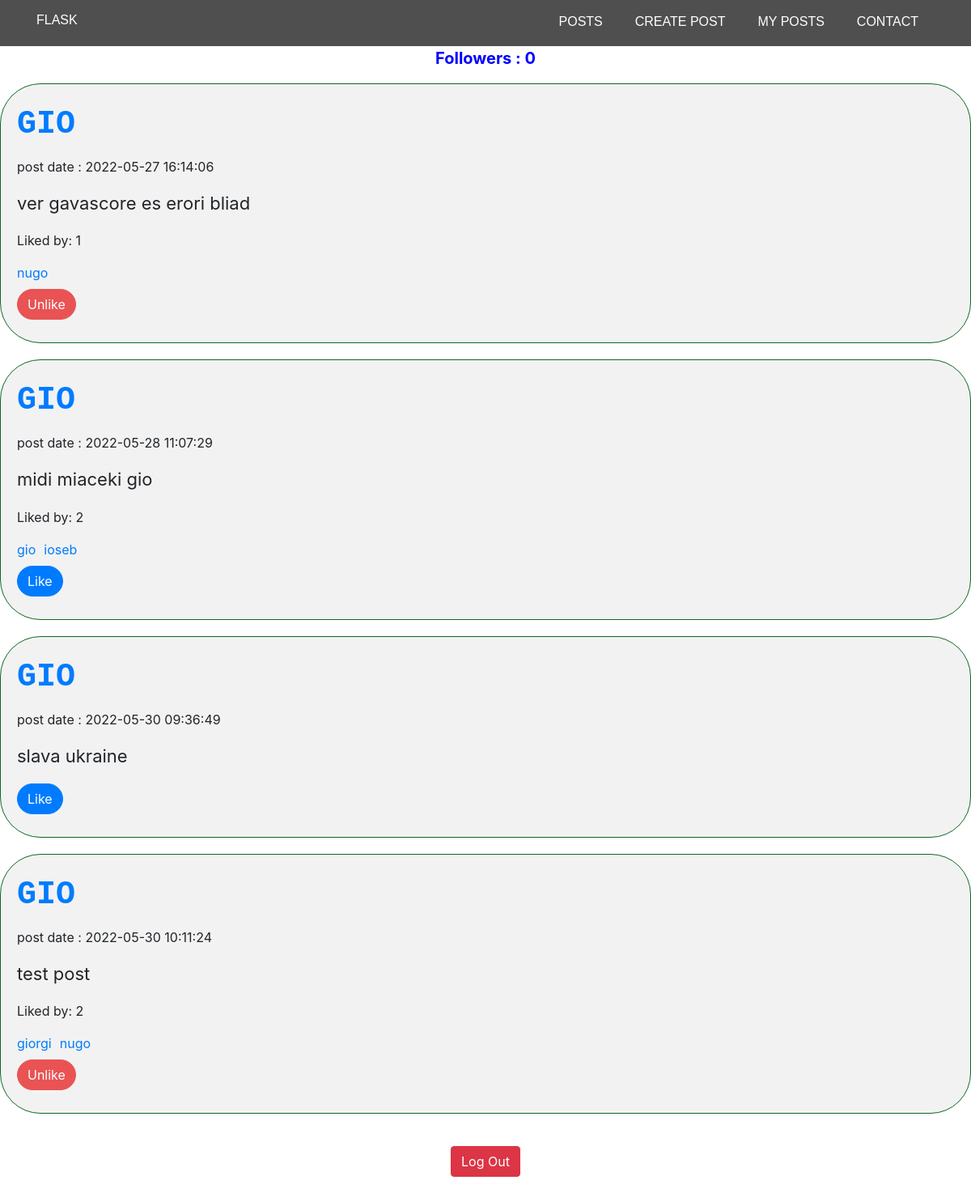
/posts/gio (signed in), run on the app's committed database.
### tables this page shows
CREATE TABLE user (Username TEXT, Userid INTEGER PRIMARY KEY, password TEXT);

CREATE TABLE posts 
            (postid INTEGER PRIMARY KEY, 
            post TEXT,
            userid INTEGER,
            post_date default current_timestamp,
            FOREIGN KEY(userid) REFERENCES user(Userid));

### app.py (the view, shortened to what this page needs)
@app.route('/posts/<name>', methods=['GET', 'POST'])
def posts_name(name):
    if "username" not in session.keys():
        return redirect(url_for('login'))
    posts = []
    c.execute("SELECT userid FROM user WHERE username = ?", (name.lower(),))
    userid = c.fetchone()[0]
    c.execute("SELECT * FROM posts where userid = ?", (userid,))
    for row in c.fetchall():
        liked_by = []
        c.execute("SELECT userid FROM likes WHERE postid = ?", (row[0],))
        for user in c.fetchall():
            try:
                c.execute("SELECT Username FROM user WHERE Userid = ?", (user[0],))
                liked_by.append(c.fetchone()[0])
            except:
                pass
        liked_me = False
        if session["username"] in liked_by:
            liked_me = True
        c.execute("SELECT username FROM user WHERE Userid = ?", (row[2],))
        posts.append({'postid': row[0],'liked_me': liked_me, 'liked_by': liked_by, 'post': row[1], 'userid': row[2], 'post_date': row[3], 'username': c.fetchone()[0]})
    if "admin" not in session.values():
        user = session['username']
        followers = 0
        c.execute("select following_id from followers where userid = ?", (userid,))
        for row in c.fetchall():
            followers += 1
        return render_template('userposts.html', posts=posts, user=user, followers=followers)
    followers = 0
    c.execute("select following_id from followers where userid = ?", (userid,))
    for row in c.fetchall():
        followers += 1
    return render_template('userposts.html', posts=posts, user=session['username'], followers=followers)

### templates/userposts.html (shortened to what this page needs)
<!DOCTYPE html>
<html lang="en">
<head>
    <link rel="stylesheet" href="https://cdn.jsdelivr.net/npm/bootstrap@4.3.1/dist/css/bootstrap.min.css">
    <link rel="stylesheet" href="{{ url_for('static', filename='css/style.css') }}">
</head>
<body>
    {% extends 'main.html' %}
    {% block content %}
    <p style="text-align: center; font-size: 20px; color:blue; font-weight: bold;">Followers : {{followers}}</p>
    {% if posts %}
    {% for i in range(posts |length) %}
        <div class="blog-post">
            <div class="blog-post-title">
                <a href="/posts/{{posts[i]['username']|lower}}">{{posts[i]["username"]|upper}}</a>
            </div>
            <div><p>post date : {{ posts[i]['post_date']}}</p></div>
            <div class="blog-post-body">
                <p>{{ posts[i]["post"] }}</p>
            </div>
            {% if posts[i]["liked_by"] %}
                <div class="liked-by">
                    <p>Liked by: <span class="liked">{{ posts[i]["liked_by"]|length }}</span></p>
                    <div class="liked_by">
                        {% for j in range(posts[i]["liked_by"]|length) %}
                        <a href="/posts/{{ posts[i]['liked_by'][j] }}" style="margin-bottom: 8px;">{{posts[i]["liked_by"][j]}}</a>
                        {% endfor %}
                    </div>
                </div>
            {% endif %}
            <form action="/posts/{{posts[i]['username']|lower}}" method="post">
                <div class="form-row align-items-center">
                {% if posts[i]["liked_me"] %}
                    <div class="col-auto">
                        <button type="submit" class="btn btn-primary mb-2" style="border-radius: 50px;background-color: rgb(233, 83, 83); border-color: rgb(233, 83, 83);">Unlike</button>
                    </div>
                {% else %}
                <div class="col-auto">
                    <button type="submit" class="btn btn-primary mb-2" style="border-radius: 50px;">Like</button>
                </div>
                {% endif %}
                </div>
              </form>
        </div>
    {% endfor %}
    {% else %}
        <p style="text-align: center; font-size: 20px;">No posts yet</p>
    {% endif %}
    <form action="/logout">
        <fieldset style="margin-top: 40px; margin-bottom: 20px;" class="d-flex justify-content-center">
            <button name="submit" type="submit" class="btn btn-danger">Log Out</button>
        </fieldset>
    </form>
    {% endblock %}

### static/css/style.css (style rules this page uses)
.blog-post { padding: 20px; border-bottom: 2px solid #ececec; margin-bottom: 20px; border: 1px solid #0c6920; border-radius: 50px; background-color: #f2f2f2; }
.blog-post-title { color: #006699; font-size: 40px; font-family: 'Courier New', Courier, monospace; font-weight: bold; margin-bottom: 10px; display: flex; align-items: center: gap: 20px; }
.blog-post-body { font-size: 22px; line-height: 1.6; margin-bottom: 10px; }
.liked_by { display: flex; gap: 10px; }

### data on the page
user: Username "GIO" "GIO" "GIO" "GIO", Username "gio"
posts: post_date "2022-05-27 16:14:06", post "ver gavascore es erori bliad"
user: Username "nugo" "nugo"
posts: post_date "2022-05-28 11:07:29", post "midi miaceki gio"
user: Username "ioseb"
posts: post_date "2022-05-30 09:36:49", post "slava ukraine"
posts: post_date "2022-05-30 10:11:24", post "test post"
user: Username "giorgi"

### other printed values
{{ followers }} "0"
{{ posts[i]["liked_by"]|length }} "1" "2" "2"
